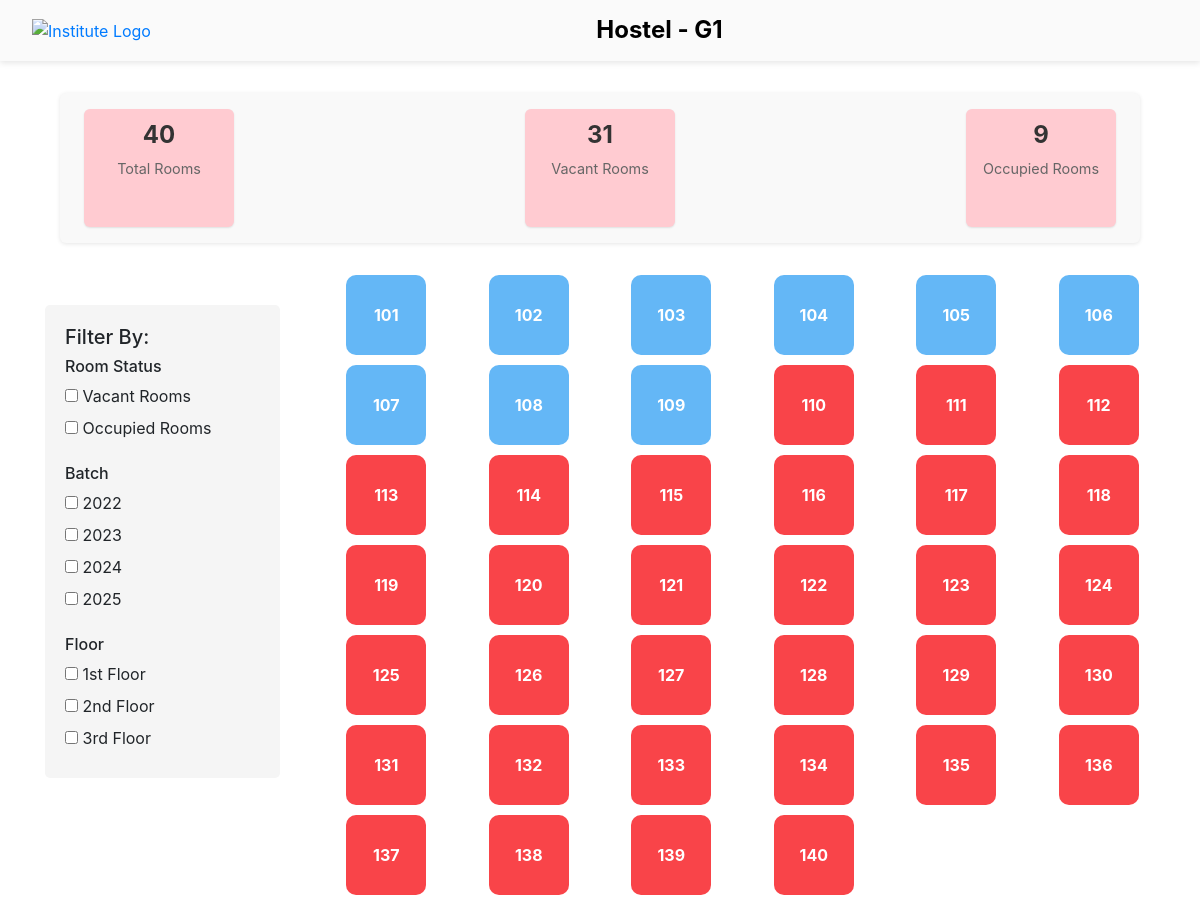
The page /hostel5.html on the database its author committed.
### app.py (models this page shows)
class HostelE(db.Model):
    __tablename__ = 'hostel_E'
    id = db.Column(db.Integer, primary_key=True)
    h_id = db.Column(db.Integer, ForeignKey('Hostel.h_id'), nullable=True)
    student_name = db.Column(db.String(50), nullable=True)
    roll_num = db.Column(db.String(20), nullable=True)
    room_num = db.Column(db.Integer, nullable=True)
    check_in_date = db.Column(db.Date, nullable=True)
    check_out_date = db.Column(db.Date, nullable=True)  # Nullable date

### app.py (the view)
@app.route('/hostel5.html')
def hostel5():
    hostel_e_data = HostelE.query.all()
    total_rooms = len(hostel_e_data)  # Total number of rooms
    occupied_rooms = sum(1 for room in hostel_e_data if room.student_name is not None)  # Occupied rooms
    vacant_rooms = total_rooms - occupied_rooms  # Vacant rooms
    return render_template(
        "hostel5.html",
        hostel_e_data=hostel_e_data,
        total_rooms=total_rooms,
        vacant_rooms=vacant_rooms,
        occupied_rooms=occupied_rooms
    )

### templates/hostel5.html (shortened to what this page needs)
<!DOCTYPE html>
<html lang="en">
<head>
    <link href="https://stackpath.bootstrapcdn.com/bootstrap/4.5.2/css/bootstrap.min.css" rel="stylesheet">
</head>
<body>
    <header class="header">
        <a href="index.html" class="logo-link">
            <img src="https://iitj.ac.in/images/logo/Design-of-New-Logo-of-IITJ-2.png" alt="Institute Logo" class="logo">
        </a>
        <h1 class="header-title">Hostel - G1</h1>
    </header>
    <div class="stats-container">
        <div class="stat-box">
            <p class="stat-number">{{ total_rooms }}</p>
            <p class="stat-label">Total Rooms</p>
        </div>
        <div class="stat-box">
            <p class="stat-number">{{ vacant_rooms }}</p>
            <p class="stat-label">Vacant Rooms</p>
        </div>
        <div class="stat-box">
            <p class="stat-number">{{ occupied_rooms }}</p>
            <p class="stat-label">Occupied Rooms</p>
        </div>
      </div>
    <div class="container mt-3">
        <div class="row">
            <div class="col-md-3">
                <div class="filter-box">
                    <h5>Filter By:</h5>
                    <div>
                        <h6>Room Status</h6>
                        <div>
                            <input type="checkbox" id="vacant" name="status" value="vacant">
                            <label for="vacant">Vacant Rooms</label>
                        </div>
                        <div>
                            <input type="checkbox" id="occupied" name="status" value="occupied">
                            <label for="occupied">Occupied Rooms</label>
                        </div>
                    </div>
                    <div class="mt-3">
                        <h6>Batch</h6>
                        <div>
                            <input type="checkbox" id="batch2022" name="batch" value="2022">
                            <label for="batch2022">2022</label>
                        </div>
                        <div>
                            <input type="checkbox" id="batch2023" name="batch" value="2023">
                            <label for="batch2023">2023</label>
                        </div>
                        <div>
                            <input type="checkbox" id="batch2024" name="batch" value="2024">
                            <label for="batch2024">2024</label>
                        </div>
                        <div>
                            <input type="checkbox" id="batch2025" name="batch" value="2025">
                            <label for="batch2025">2025</label>
                        </div>
                    </div>
                    <div class="mt-3">
                        <h6>Floor</h6>
                        <div>
                            <input type="checkbox" id="floor1" name="floor" value="1">
                            <label for="floor1">1st Floor</label>
                        </div>
                        <div>
                            <input type="checkbox" id="floor2" name="floor" value="2">
                            <label for="floor2">2nd Floor</label>
                        </div>
                        <div>
                            <input type="checkbox" id="floor3" name="floor" value="3">
                            <label for="floor3">3rd Floor</label>
                        </div>
                    </div>
                </div>
            </div>
            <div class="col-md-9">
                <div class="row">
                    {% for student in hostel_e_data %}
                    <div class="col-lg-2 col-md-3 col-sm-4 col-4 room-container" id="room-{{ student.room_num }}"
                         data-status="{% if student.student_name is none %}vacant{% else %}occupied{% endif %}">
                        <div class="room-box {% if student.student_name is none %}vacant{% else %}occupied{% endif %}"
                             onclick="{% if (student).student_name is none %}openForm('{{ student.room_num }}'){% else %}window.location.href='/student-details/{{ student.room_num }}'{% endif %}">
                            {{ student.room_num }}
                        </div>
                    </div>
                    {% endfor %}
                </div>
            </div>
        </div>
    </div>
</body>
</html>

### templates/hostel5.html (style rules this page uses)
.header { display: flex; align-items: center; justify-content: space-between; padding: 1rem 2rem; background-color: #fafafa; color: black; box-shadow: 0 2px 6px rgba(0, 0, 0, 0.1); }
.logo-link { text-decoration: none; }
.logo { height: 50px; width: auto; cursor: pointer; }
.header-title { font-size: 1.5rem; font-weight: bold; margin: 0; flex-grow: 1; text-align: center; color: black; }
.filter-box { background-color: #f5f5f5; padding: 20px; border-radius: 5px; margin-right: 20px; margin-top: 30px; }
.room-container { position: relative; text-align: center; margin-bottom: 10px; }
.room-box { width: 80px; height: 80px; margin: auto; border-radius: 10px; display: flex; align-items: center; justify-content: center; font-size: 1rem; font-weight: bold; color: white; cursor: pointer; transition: transform 0.3s ease, box-shadow 0.3s ease; }
.vacant { background-color: #f94449; }
.occupied { background-color: #64b7f6; }
.stats-container { display: flex; justify-content: space-between; margin: 2rem 0; padding: 1rem; background-color: #f9f9f9; border-radius: 6px; box-shadow: 0 1px 4px rgba(0, 0, 0, 0.1); width: 90%; max-width: 1200px; margin-left: auto; margin-right: auto; min-height: 150px; }
.stat-box { text-align: center; padding: 0.5rem; background: #e7e7e7; border-radius: 6px; width: 150px; box-shadow: 0 1px 2px rgba(0, 0, 0, 0.1); margin: 0 0.5rem; background-color: #ffcbd1 }
.stat-number { font-size: 1.5rem; font-weight: bold; color: #333; margin: 0; }
.stat-label { font-size: 0.9rem; color: #666; margin: 0.3rem 0 0; }

### rows shown on the page
HostelE: room_num "101"
HostelE: room_num "102"
HostelE: room_num "103"
HostelE: room_num "104"
HostelE: room_num "105"
HostelE: room_num "106"
HostelE: room_num "107"
HostelE: room_num "108"
HostelE: room_num "109"
HostelE: room_num "110"
HostelE: room_num "111"
HostelE: room_num "112"
HostelE: room_num "113"
HostelE: room_num "114"
HostelE: room_num "115"
HostelE: room_num "116"
HostelE: room_num "117"
HostelE: room_num "118"
HostelE: room_num "119"
HostelE: room_num "120"
HostelE: room_num "121"
HostelE: room_num "122"
HostelE: room_num "123"
HostelE: room_num "124"
HostelE: room_num "125"
HostelE: room_num "126"
HostelE: room_num "127"
HostelE: room_num "128"
HostelE: room_num "129"
HostelE: room_num "130"
HostelE: room_num "131"
HostelE: room_num "132"
HostelE: room_num "133"
HostelE: room_num "134"
HostelE: room_num "135"
HostelE: room_num "136"
HostelE: room_num "137"
HostelE: room_num "138"
HostelE: room_num "139"
HostelE: room_num "140"

### other values the page prints
{{ total_rooms }} "40"
{{ vacant_rooms }} "31"
{{ occupied_rooms }} "9"
